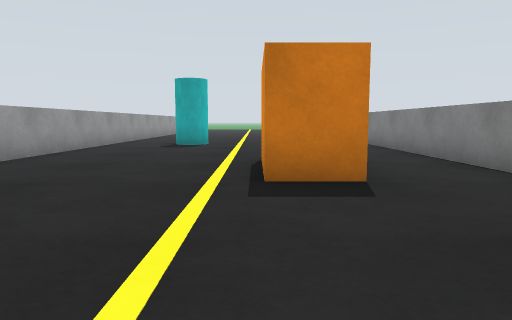
view 1 (above)

19 first-person views from a walk through a world built for the Gazebo simulator. The camera is 0.7 m above the floor, tilts 6° down and sees 70° across. The floor is counted in squares, 1 m on a side. Each view is taken from the middle of a square. On the plan, view 1 faces up. The plan holds only what a view shows up to about 11 squares ahead; the rest is blank.

view 2
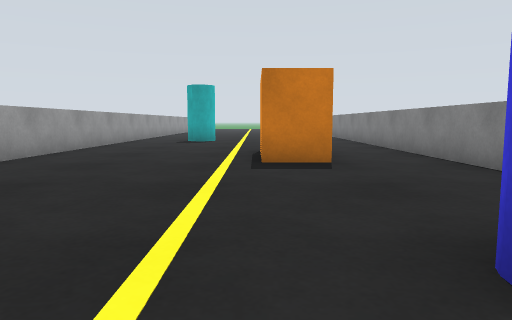

view 3
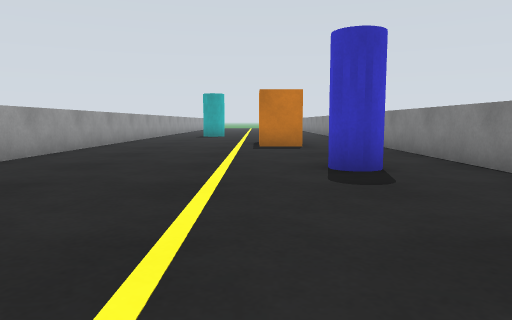

view 4
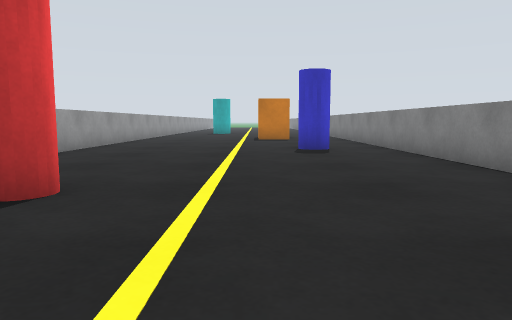

view 5
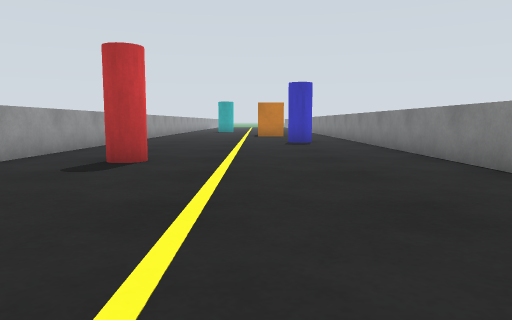

view 6
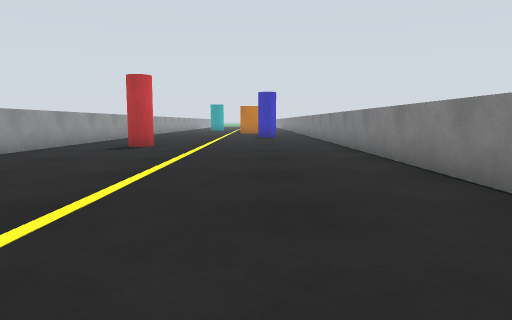

view 7
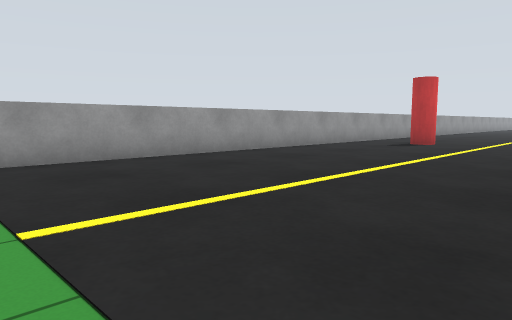

view 8
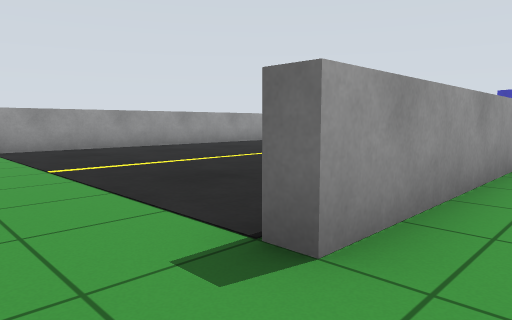

view 9
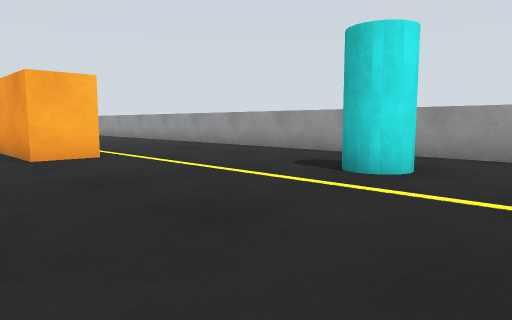

view 10
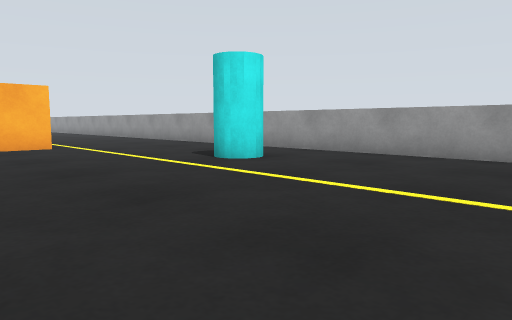

view 11
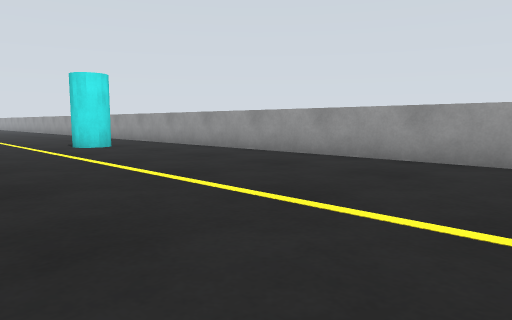

view 12
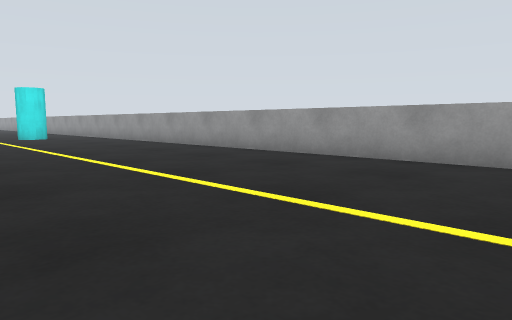

view 13
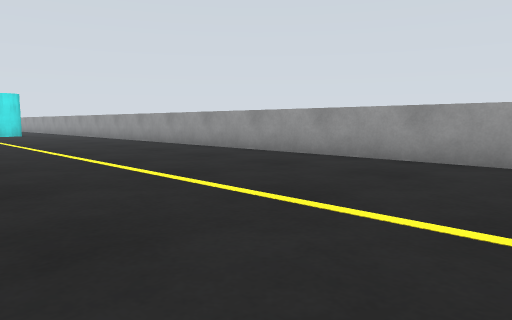

view 14
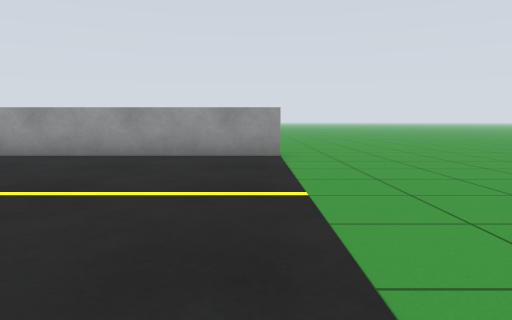

view 15
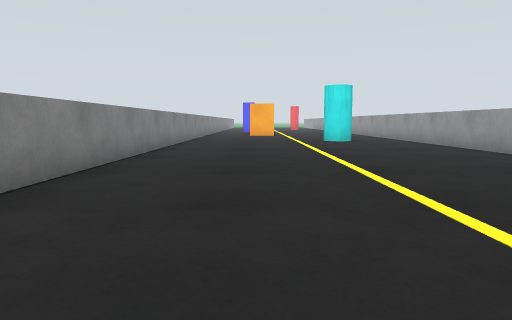

view 16
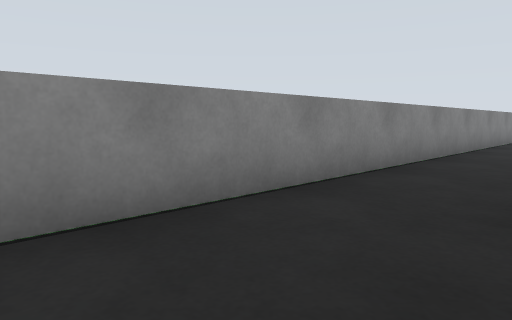

view 17
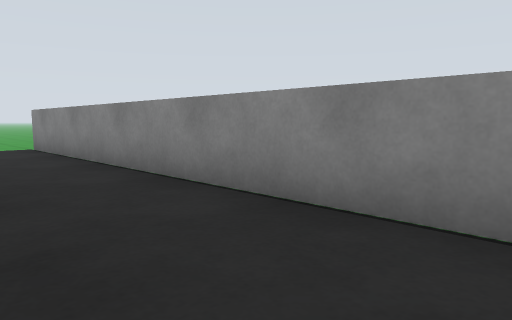

view 18
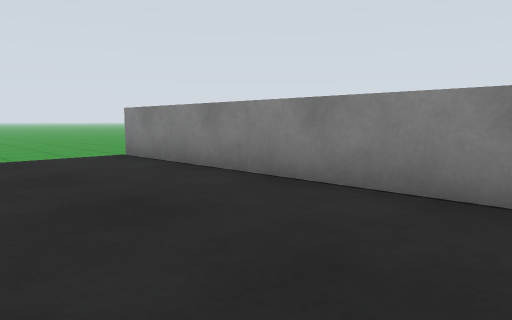

view 19
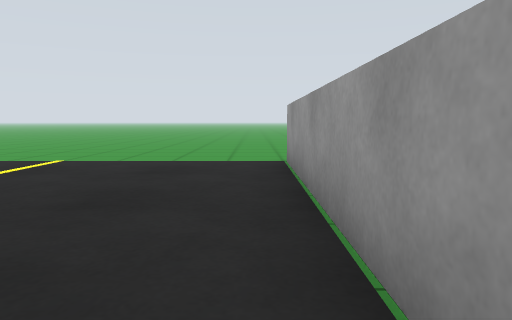

### Floor plan
Key: @ floor where view 1 was taken; . floor; = window, fence, low wall or low ledge; B barrel; R orange box; P pillar.
Columns run from 6 left of view 1 to 5 right of it. Each row starts with its distance up from view 1.
 34 ...........
 33 ...........
 32  =........=
 31  =........=
 30  =........=
 29  =........=
 28  =........=
 27  =........=
 26  =........=
 25  =........=
 24  =........=
 23  =........=
 22  =........=
 21  =........=
 20  =........=
 19  =........=
 18  =........=
 17  =........=
 16  =........=
 15  =........=
 14  =........=
 13  =........=
 12  =..B.....=
 11  =..B.....=
 10  =........=
  9  =........=
  8  =........=
  7  =........=
  6  =....RR..=
  5  =....RR..=
  4  =.....R..=
  3  =........=
  2  =........=
  1  =........=
  0  =....@P..=
 -1  =.....PP.=
 -2  =........=
 -3  =........=
 -4  =........=
 -5  =........=
 -6  =..P.....=
 -7  =..P.....=
 -8  =........=
 -9  =........=
-10  =........=
-11  =........=
-12  =........=
-13  =........=
-14  =........=
-15  =........=
-16  =........=.
-17  =........=.
-18  ...........
-19  ...........

Positions as (right, up) in squares from view 1, and headings:
1: (0, 0), facing up
2: (0, -2), facing up
3: (0, -6), facing up
4: (0, -10), facing up
5: (0, -13), facing up
6: (1, -17), facing up
7: (2, -18), facing up-left
8: (5, -19), facing up-left
9: (3, 14), facing down-left
10: (3, 17), facing down-left
11: (2, 22), facing down-left
12: (2, 28), facing down-left
13: (2, 32), facing down-left
14: (3, 32), facing left
15: (1, 25), facing down
16: (1, 25), facing down-right
17: (1, 22), facing up-right
18: (0, 25), facing up-right
19: (-4, -11), facing down
